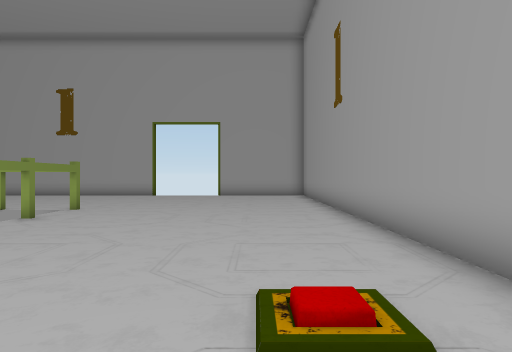
View 1 (above)

16 first-person views from a walk through a 3-D level made in the Unity game engine. The camera is 0.49 m above the floor, looks level and sees 70° across. The floor is counted in squares, 0.5 m on a side. Each view is taken from the middle of a square. On the plan, view 1 faces up. The plan holds only what a view shows up to about 13 squares ahead; the rest is blank. The place goes on beyond the plan. The player character is not drawn. Door leaves are left out, so doorways stand open.

View 2
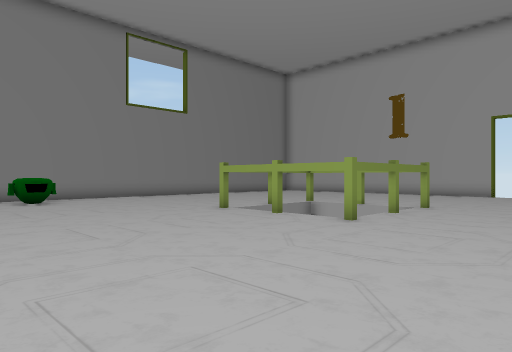

View 3
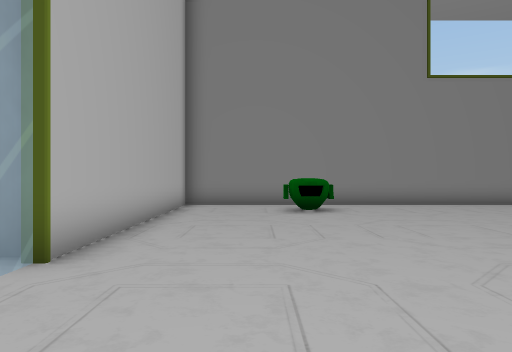

View 4
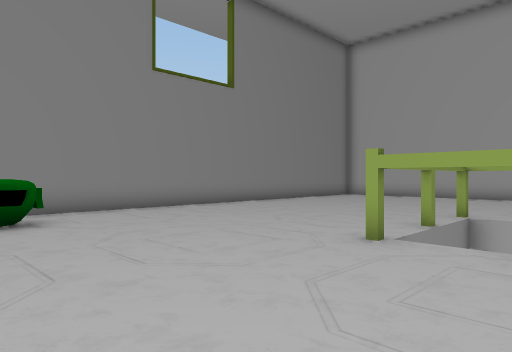

View 5
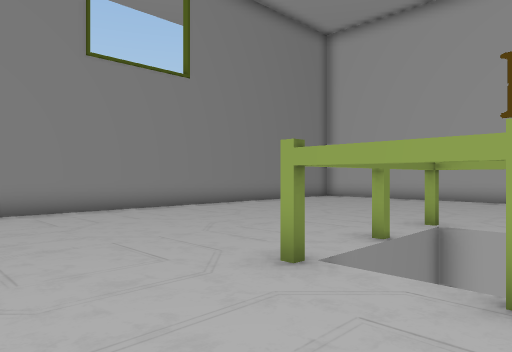

View 6
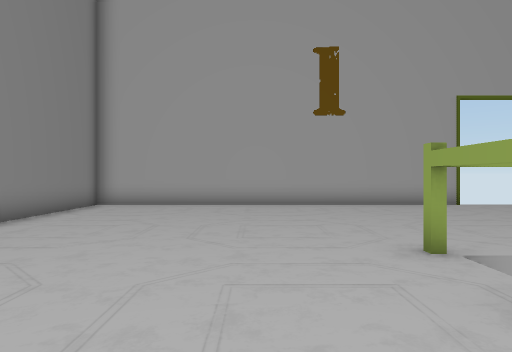

View 7
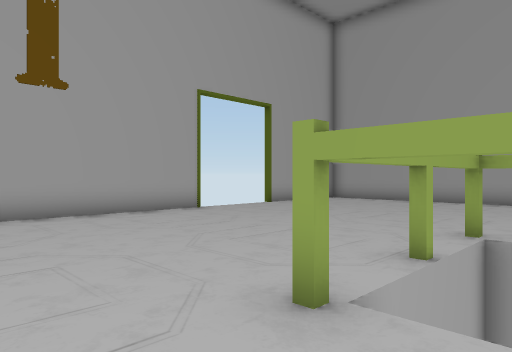

View 8
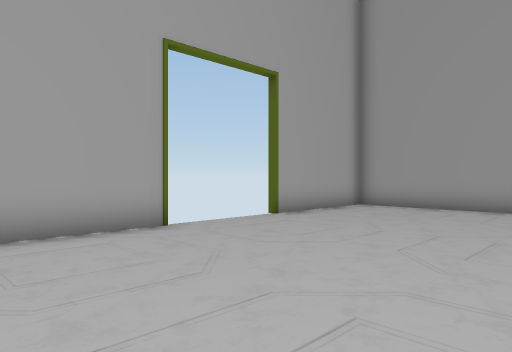

View 9
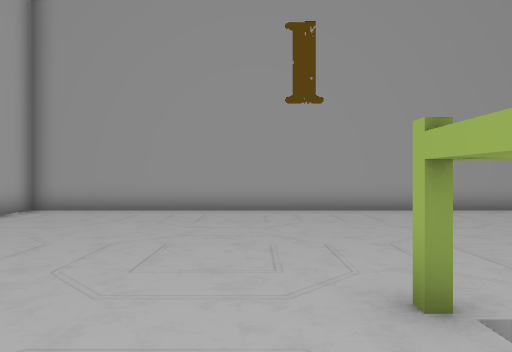

View 10
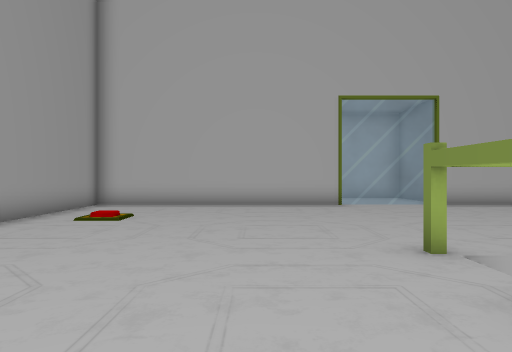

View 11
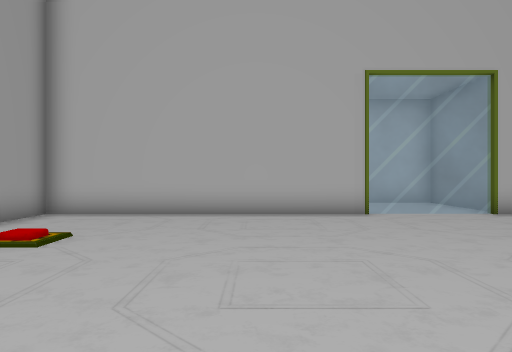

View 12
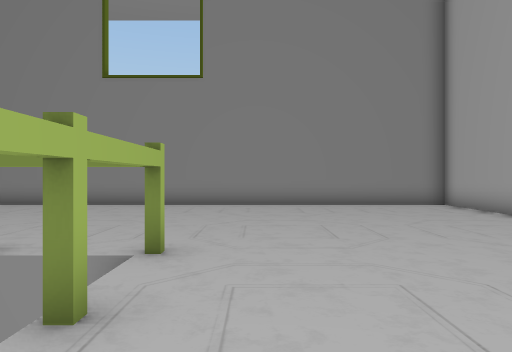

View 13
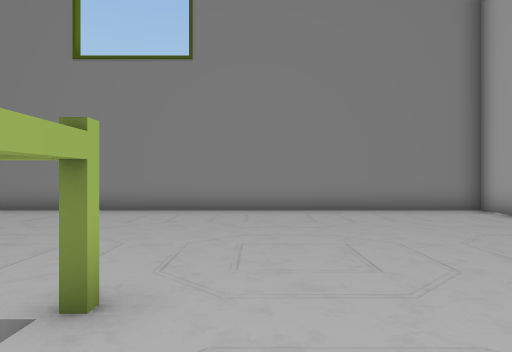

View 14
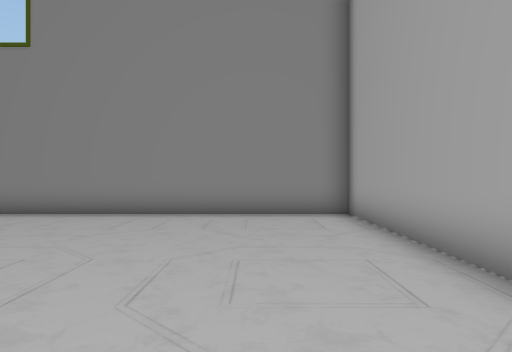

View 15
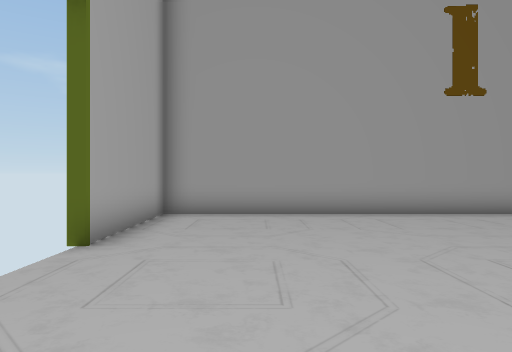

View 16
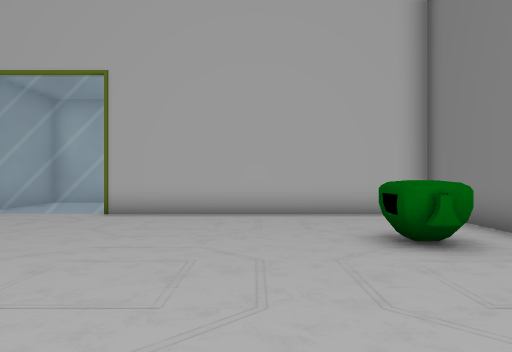

### Floor plan
Key: @ floor where view 1 was taken; # wall or solid block; . floor; D open door; = window, fence, low wall or low ledge; O other object.
Columns run from 18 left of view 1 to 3 right of it. Each row starts with its distance up from view 1.
 19 #############DDDD#####
 18 #............DDDD....#
 17 #....................#
 16 #....................#
 15 #....................#
 14 #....................#
 13 #....................#
 12 #....................#
 11 #........OOOO........#
 10 DD......O    O.......#
  9 DD......O    O.......#
  8 DD......O    O.......#
  7 DD......O    O.......#
  6 #........OOOO........#
  5 #....................#
  4 #....................#
  3 #.OO.................#
  2 #.OO.................#
  1 #....................#
  0 #.................@..#
 -1 #........=..=........#
 -2 ##########==##########
 -3          #..#
 -4          #  #

Where each view was taken, in squares from view 1:
view 1: 0 up, 0 right, facing up
view 2: 1 down, 1 left, facing up-left
view 3: 1 up, 5 left, facing left
view 4: 1 up, 7 left, facing up-left
view 5: 3 up, 7 left, facing up-left
view 6: 6 up, 12 left, facing up
view 7: 9 up, 12 left, facing up-right
view 8: 12 up, 9 left, facing up-right
view 9: 12 up, 8 left, facing right
view 10: 11 up, 3 left, facing down
view 11: 8 up, 3 left, facing down
view 12: 12 up, 5 left, facing left
view 13: 12 up, 7 left, facing left
view 14: 16 up, 8 left, facing left
view 15: 16 up, 7 left, facing right
view 16: 8 up, 13 left, facing down
